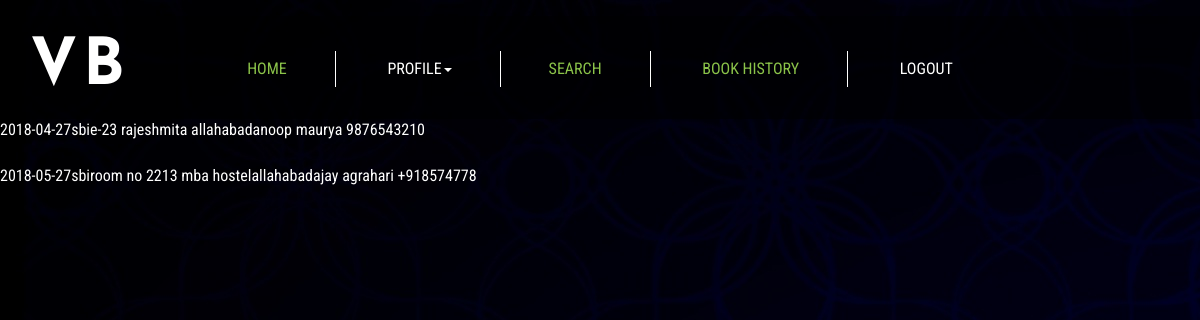
/booking_c.php (signed in), run on the app's committed database.
### tables this page shows
CREATE TABLE IF NOT EXISTS `booking` (
  `booking_id` varchar(20) NOT NULL,
  `hall_id` varchar(20) NOT NULL,
  `user_id` varchar(20) NOT NULL,
  `status` int(1) NOT NULL,
  `date` date NOT NULL,
  `review_status` int(1) NOT NULL,
  PRIMARY KEY (`booking_id`)
);

CREATE TABLE IF NOT EXISTS `payment` (
  `user_id` varchar(20) NOT NULL,
  `transaction_id` varchar(50) NOT NULL,
  `paid_money` int(10) NOT NULL,
  `date` date NOT NULL,
  `bank_name` varchar(50) NOT NULL,
  `booking_id` varchar(20) NOT NULL,
  `hall_id` varchar(20) NOT NULL,
  PRIMARY KEY (`transaction_id`)
);

CREATE TABLE IF NOT EXISTS `wedding_hall` (
  `hall_id` varchar(20) NOT NULL,
  `hall_street_address` varchar(50) NOT NULL,
  `hall_city` varchar(50) NOT NULL,
  `hall_name` varchar(100) NOT NULL,
  `landmark` varchar(50) NOT NULL,
  `hall_image` varchar(100) NOT NULL,
  `menu_type` varchar(50) NOT NULL,
  `decoration` varchar(50) NOT NULL,
  `caterer` varchar(50) NOT NULL,
  `ac_service` varchar(50) NOT NULL,
  `hall_rent` int(20) NOT NULL,
  `no_of_seat` int(5) NOT NULL,
  `no_of_rooms` int(5) NOT NULL,
  `hall_discription` varchar(2000) NOT NULL,
  `status` int(1) NOT NULL,
  `date` date NOT NULL,
  PRIMARY KEY (`hall_id`)
);

CREATE TABLE IF NOT EXISTS `hall_owner` (
  `owner_id` varchar(20) NOT NULL,
  `user_name` varchar(50) NOT NULL,
  `email` varchar(50) NOT NULL,
  `mobile_no` varchar(10) NOT NULL,
  `media_url` varchar(100) NOT NULL,
  `gender` varchar(50) NOT NULL,
  `dob` text NOT NULL,
  `street_address` varchar(50) NOT NULL,
  `city` varchar(50) NOT NULL,
  `state` varchar(50) NOT NULL,
  `zip_code` varchar(50) NOT NULL,
  `hall_name` varchar(50) NOT NULL,
  `hall_id` varchar(20) NOT NULL,
  `verification_status` varchar(1) NOT NULL,
  PRIMARY KEY (`owner_id`)
);

### booking_c.php (the view, shortened to what this page needs)
<?php
include('connection.php');
?>
<html>
<head>
<link rel="stylesheet" href="css/search.css">
<link rel="stylesheet" href="css/admin.css">
</head>
<body>
<div class="w3ls-banner">
<?php
echo'<font color="white">';
$user_ids=$_SESSION['userid'];
$query = $conn->query("select * from booking where user_id = '$user_ids' order by date asc ");
$total= mysqli_num_rows($query);
if($total==0)
{
	echo "NO booking yet";
}
else
{
while( $results = $query->fetch_array(MYSQLI_BOTH))
{
  echo $results['date'];
      $bid= $results['booking_id'];
       $pay=$conn->query("select * from payment where booking_id= '$bid'");
       $payment=$pay->fetch_array(MYSQLI_BOTH);
	   echo $payment['bank_name'];
	    $hall_id= $payment['hall_id'];
       $user_info=$conn->query("select * from wedding_hall where hall_id='$hall_id' ");
       $user_res=$user_info->fetch_array(MYSQLI_BOTH);
	   echo $user_res['hall_street_address'];
	   echo $user_res['hall_city'];
	   $owner_info=$conn->query("select * from hall_owner where hall_id='$hall_id' ");
       $owner_res=$owner_info->fetch_array(MYSQLI_BOTH);
	   echo $owner_res['user_name'];
	    echo $owner_res['mobile_no'];
?>
<?php
	echo'<br>';
}
}
?>
</div>
</body>
</html>

### css/style.css (style rules this page uses)
body a { transition: 0.5s all; -webkit-transition: 0.5s all; -o-transition: 0.5s all; -moz-transition: 0.5s all; -ms-transition: 0.5s all; }
html, body { font-size: 100%; font-family: 'Roboto Condensed', sans-serif; }
body { background:#FFFFFF; }
.header { margin: 1em 0 0 0; background: rgba(0, 0, 0, 0.54); padding: 1em 0; }
.agileits-logo { float: left; width: 10%; }
.agileits-logo h1 { margin:0; }
.agileits-logo h1 a { font-size: 1.8em; text-transform: uppercase; color: #FFFFFF; text-decoration: none; font-weight: 700; font-family: 'Josefin Sans', sans-serif; padding: 0; letter-spacing: 5px; }
.top-nav { float: left; width: 80%; text-align: center; margin: 1.2em 0 0 0; }
.navbar-default { background: none; border: none; }
.navbar { margin-bottom: 0; }
.navbar-collapse { padding: 0; box-shadow: none; }
.navbar-nav { float: none; }
.navbar-default .navbar-nav > li > a { color: #fff; }
.navbar-nav > li { float: none; border-right: solid 1px #FFFFFF; display: inline-block; }
.navbar-nav li:last-child { border:none; }
.navbar-nav > li > a { font-size: 1em; padding: .5em 3em; text-transform: uppercase; }
.navbar-default .navbar-nav > .active > a, .navbar-default .navbar-nav > .active > a:hover, .navbar-default .navbar-nav > .active > a:focus { color: #8bc34a; background: none; }

### css/search.css (style rules this page uses)
*,*:after,*:before { box-sizing:border-box; -moz-box-sizing:border-box; -webkit-box-sizing:border-box; }
body { background:url(../images/test.jpg); color: black; font:12px; }
a,a:visited { color:black; }

### css/admin.css (style rules this page uses)
h1 { font-weight: normal; letter-spacing: -1px; color: #34495E; }

### data on the page
booking: date "2018-04-27", payment.bank_name "sbi", hall.hall_street_address "e-23 rajeshmita", hall.hall_city "allahabad", hall_owner.user_name "anoop maurya", hall_owner.mobile_no "9876543210"
booking: date "2018-05-27", payment.bank_name "sbi", hall.hall_street_address "room no 2213 mba hostel", hall.hall_city "allahabad", hall_owner.user_name "ajay agrahari", hall_owner.mobile_no "+918574778"
